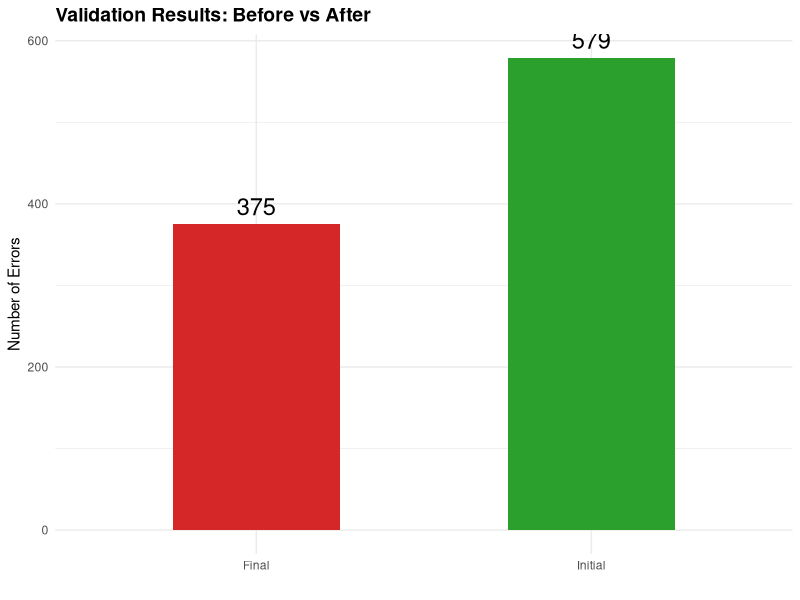

Generate this figure with R:
## ---- chunk 1
#| label: validation-metrics
#| echo: false
#| message: false
#| warning: false

library(ggplot2)

data <- data.frame(
  Status = c("Initial", "Final"),
  Errors = c(579, 375)
)

ggplot(data, aes(x = Status, y = Errors, fill = Status)) +
  geom_col(width = 0.5) +
  geom_text(aes(label = Errors), vjust = -0.5, size = 6) +
  scale_fill_manual(values = c("#d62728", "#2ca02c")) +
  labs(title = "Validation Results: Before vs After",
       y = "Number of Errors",
       x = "") +
  theme_minimal() +
  theme(legend.position = "none",
        plot.title = element_text(size = 14, face = "bold"))
